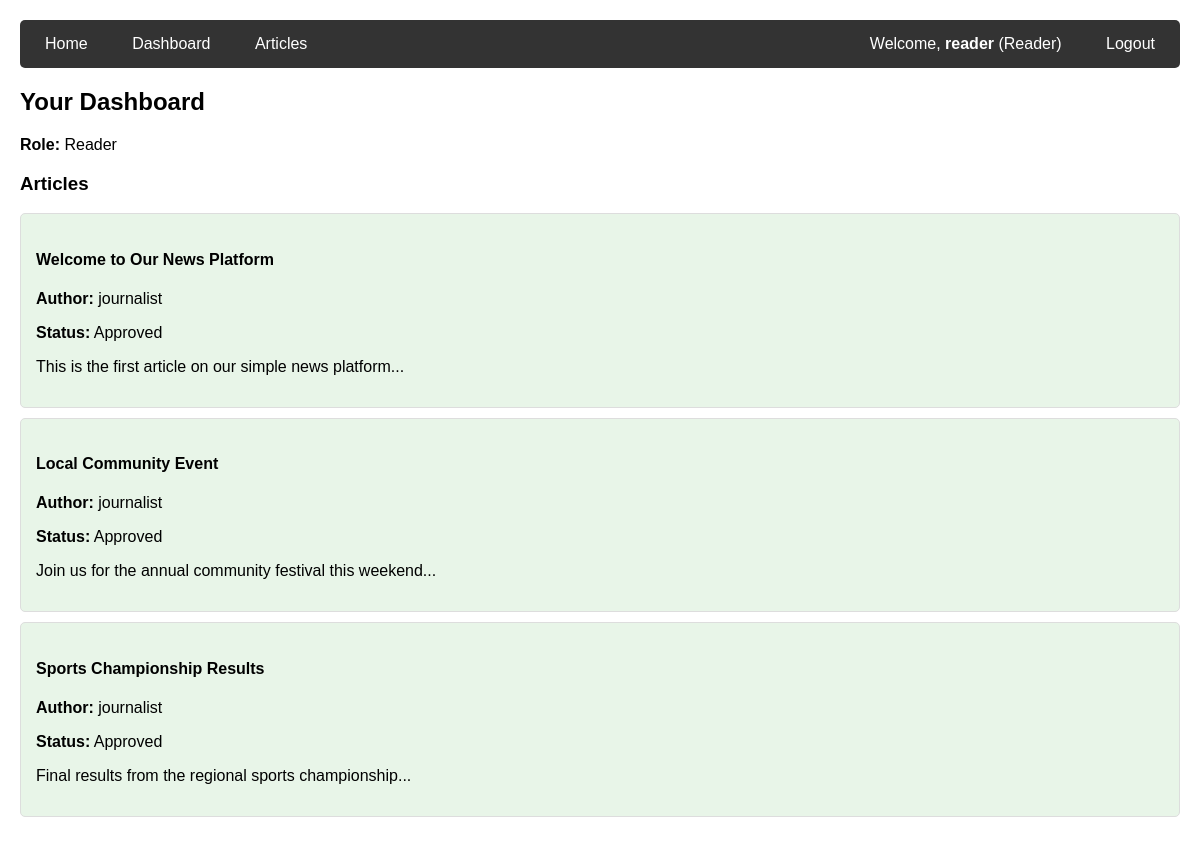
/dashboard/ (signed in), run on the app's committed database.
### news/models.py (models this page shows, shortened)
class UserProfile(models.Model):
    ROLE_CHOICES = [
        ('reader', 'Reader'),
        ('journalist', 'Journalist'),
        ('editor', 'Editor'),
    ]
    user = models.OneToOneField(User, on_delete=models.CASCADE)
    role = models.CharField(max_length=20, choices=ROLE_CHOICES, default='reader')
    subscribed_publishers = models.ManyToManyField(Publisher, blank=True)
    subscribed_journalists = models.ManyToManyField(User, blank=True, related_name='subscribers')

class Article(models.Model):
    title = models.CharField(max_length=200)
    content = models.TextField()
    author = models.ForeignKey(User, on_delete=models.CASCADE)
    publisher = models.ForeignKey(Publisher, on_delete=models.CASCADE, null=True, blank=True)
    created_at = models.DateTimeField(auto_now_add=True)
    is_approved = models.BooleanField(default=False)
    is_published = models.BooleanField(default=False)

### news/views.py (the view)
# urls.py: path('dashboard/', news_views.dashboard, name='dashboard'),
@login_required
def dashboard(request):
    user_profile = UserProfile.objects.get(user=request.user)
    articles = Article.objects.all()
    if user_profile.role == 'reader':
        articles = articles.filter(is_published=True)
    elif user_profile.role == 'journalist':
        articles = articles.filter(author=request.user)
    return render(request, 'dashboard.html', {
        'profile': user_profile,
        'articles': articles
    })

### news_app/templates/dashboard.html (shortened to what this page needs)
{% extends 'base.html' %} {% block content %}
<h2>Your Dashboard</h2>
<p><strong>Role:</strong> {{ profile.role|title }}</p>
<h3>Articles</h3>
{% for article in articles %}
<div
  class="article {% if article.is_approved %}approved{% else %}pending{% endif %}"
>
  <h4>{{ article.title }}</h4>
  <p><strong>Author:</strong> {{ article.author.username }}</p>
  <p>
    <strong>Status:</strong>
    {% if article.is_approved %}Approved{% else %}Pending Approval{% endif %}
  </p>
  <p>{{ article.content|truncatewords:20 }}</p>
</div>
{% empty %}
<p>No articles available.</p>
{% endfor %} {% endblock %}

### news_app/templates/base.html (shortened to what this page needs)
<!DOCTYPE html>
<html>
  <head>
  </head>
  <body>
    <div class="navbar">
      <div class="nav-left">
        <a href="{% url 'home' %}">Home</a>
        {% if user.is_authenticated %}
        <a href="{% url 'dashboard' %}">Dashboard</a>
        <a href="{% url 'articles' %}">Articles</a>
        {% endif %}
      </div>
      <div class="nav-right">
        {% if user.is_authenticated %}
        <span class="user-info">
          Welcome, <strong>{{ user.username }}</strong>
          ({{ user.userprofile.role|title }})
        </span>
        <a href="{% url 'logout' %}">Logout</a>
        {% else %}
        <a href="{% url 'login' %}">Login</a>
        {% endif %}
      </div>
    </div>
     {% block content %} {% endblock %}
  </body>
</html>

### news_app/templates/base.html (style rules this page uses)
body { font-family: Arial, sans-serif; margin: 0; padding: 20px; }
.navbar { background: #333; padding: 15px; margin-bottom: 20px; border-radius: 5px; display: flex; justify-content: space-between; align-items: center; }
.nav-left a { color: white; text-decoration: none; margin-right: 20px; padding: 5px 10px; }
.nav-right { color: white; }
.nav-right a { color: white; text-decoration: none; margin-left: 15px; padding: 5px 10px; }
.article { border: 1px solid #ddd; padding: 15px; margin: 10px 0; border-radius: 5px; }
.approved { background-color: #e8f5e8; }
.user-info { margin-right: 15px; }

### data on the page
UserProfile: role "Reader"
Article: title "Welcome to Our News Platform", author.username "journalist", is_approved "Approved", content "This is the first article on our simple news platform..."
Article: title "Local Community Event", author.username "journalist", is_approved "Approved", content "Join us for the annual community festival this weekend..."
Article: title "Sports Championship Results", author.username "journalist", is_approved "Approved", content "Final results from the regional sports championship..."

### other printed values
{{ user.username }} "reader"
{{ user.userprofile.role|title }} "Reader"
